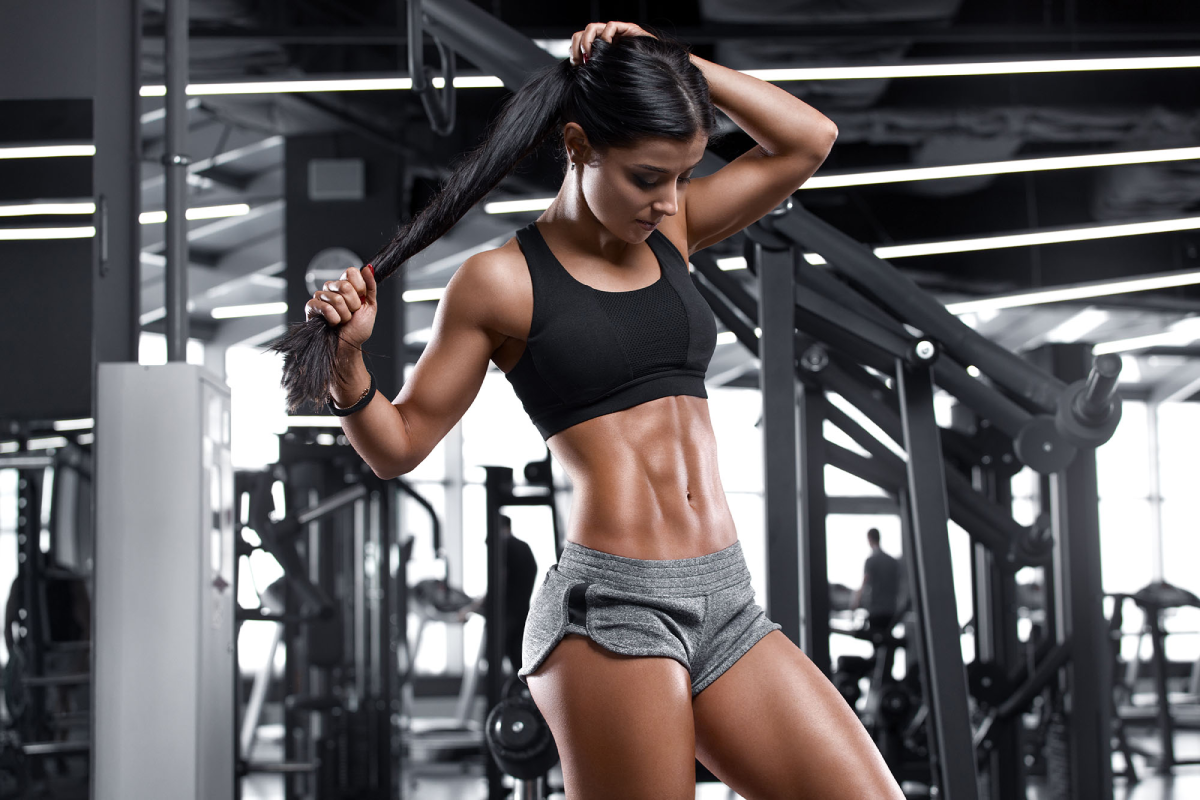
#> input picture test.png, 1200 x 800 px
$ jupyter execute remove_background.ipynb
#> lines starting #> are read from the running program, lines starting #| are printed output that depends on the picture; after the words box and inside, x2 and y2 are one past the last pixel; in counts of white or black regions, pixels touching at a corner belong together
[cell 1]
# == https://stackoverflow.com/questions/29313667/how-do-i-remove-the-background-from-this-kind-of-image

import cv2
import numpy as np
from matplotlib import pyplot as plt

[cell 2]
#== Parameters =======================================================================
BLUR = 21
CANNY_THRESH_1 = 10
CANNY_THRESH_2 = 200
MASK_DILATE_ITER = 10
MASK_ERODE_ITER = 10
MASK_COLOR = (0.0,0.0,1.0) # In BGR format


#== Processing =======================================================================

#-- Read image -----------------------------------------------------------------------
img = cv2.imread('./test.png')
#> img is the input picture: shape (800, 1200, 3); mean B, G, R 96, 93.7, 97.4
gray = cv2.cvtColor(img,cv2.COLOR_BGR2GRAY)

[cell 3]
#-- Edge detection -------------------------------------------------------------------
edges = cv2.Canny(gray, CANNY_THRESH_1, CANNY_THRESH_2)
#> edges: shape (800, 1200); 6.2% white in thin lines or dots
edges = cv2.dilate(edges, None)
#> edges: shape (800, 1200); 18.8% white; 68 white regions, largest, box (x1, y1, x2, y2) and area: (184, 0, 1200, 800) 120553, (932, 266, 1200, 404) 5973, (0, 435, 92, 755) 5166
edges = cv2.erode(edges, None)
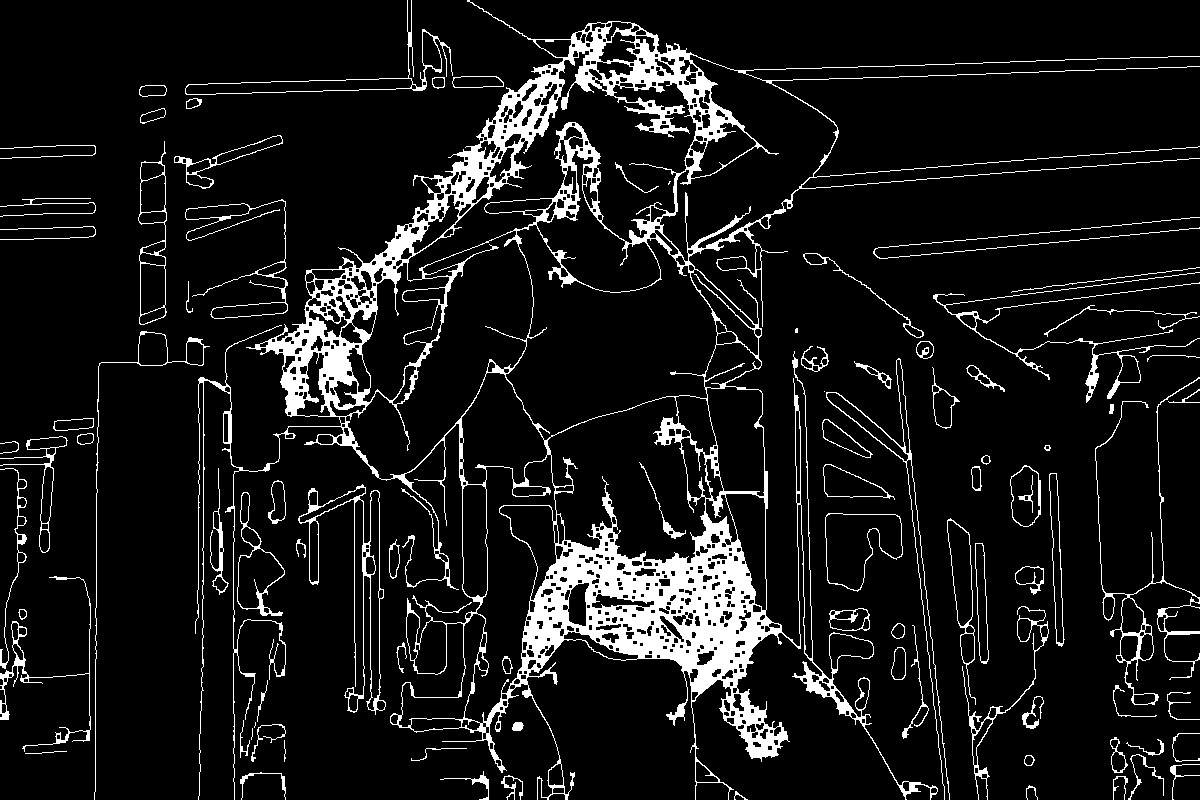
#> edges: shape (800, 1200); 9.4% white; 91 white regions (5 under 20 px)
print(edges)
#> (printed output is left out)

[cell 4]
#-- Find contours in edges, sort by area ---------------------------------------------
contour_info = []
contours, _ = cv2.findContours(edges, cv2.RETR_LIST, cv2.CHAIN_APPROX_NONE)
#> contours = 860 contours, 284 with area under 20; largest, box (x1, y1, x2, y2) and area: (195, 0, 1200, 800) 234404, (505, 224, 718, 441) 25954, (407, 50, 697, 281) 19694, (345, 230, 534, 480) 19072, (547, 396, 707, 564) 17700
for c in contours:
    contour_info.append((
        c,
        cv2.isContourConvex(c),
        cv2.contourArea(c),
    ))
#> after the loop, contour_info = 860 items
contour_info = sorted(contour_info, key=lambda c: c[2], reverse=True)
max_contour = contour_info[0]
#> max_contour = 3 items, first 3: contour of 15513 points, box (x1, y1, x2, y2) (195, 0, 1200, 800), area 234404, False, 234404.5

#-- Create empty mask, draw filled polygon on it corresponding to largest contour ----
# Mask is black, polygon is white
mask = np.zeros(edges.shape)
cv2.fillConvexPoly(mask, max_contour[0], (255))
#> mask: shape (800, 1200) float64; 38.9% white; 1 white region, box (x1, y1, x2, y2) and area: (195, 0, 1200, 800) 373085

[cell 5]
#-- Smooth mask, then blur it --------------------------------------------------------
mask = cv2.dilate(mask, None, iterations=MASK_DILATE_ITER)
#> mask: shape (800, 1200) float64; 46.8% white; 1 white region, box (x1, y1, x2, y2) and area: (185, 0, 1200, 800) 448820
mask = cv2.erode(mask, None, iterations=MASK_ERODE_ITER)
#> mask: shape (800, 1200) float64; 41.2% white; 1 white region, box (x1, y1, x2, y2) and area: (195, 0, 1200, 800) 395830
mask = cv2.GaussianBlur(mask, (BLUR, BLUR), 0)
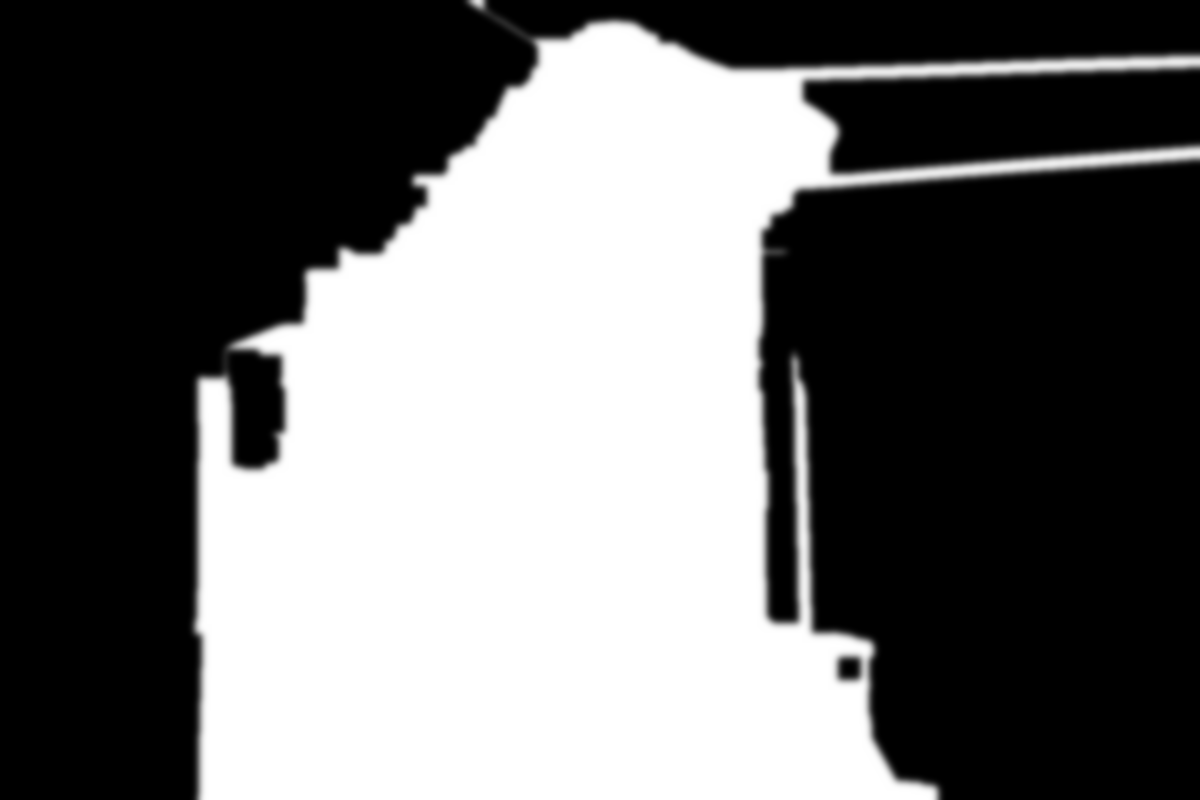
#> mask: shape (800, 1200) float64; min 0, max 255, mean 105.1; drawn with min black and max white

mask_stack = np.dstack([mask]*3)    # Create 3-channel alpha mask

#-- Blend masked img into MASK_COLOR background --------------------------------------
mask_stack  = mask_stack.astype('float32') / 255.0          # Use float matrices,
img         = img.astype('float32') / 255.0                 #  for easy blending

masked = (mask_stack * img) + ((1-mask_stack) * MASK_COLOR) # Blend
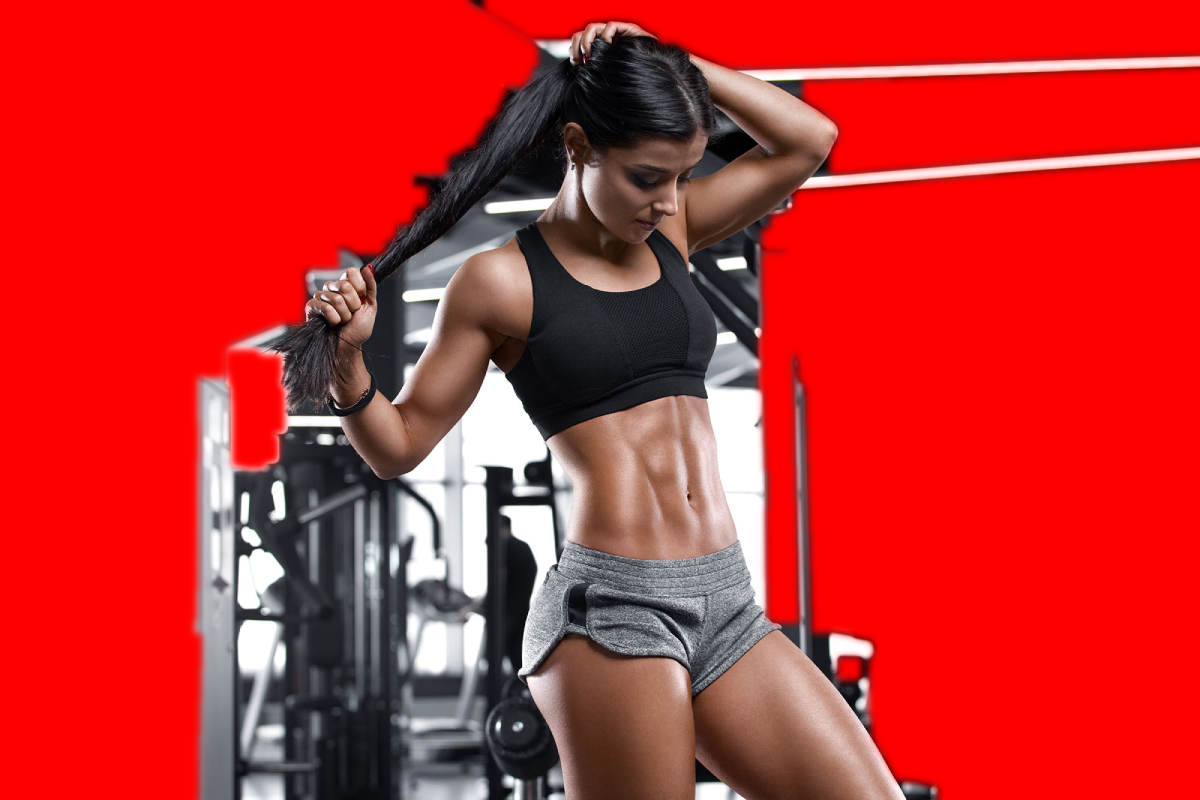
#> masked: shape (800, 1200, 3) float64; mean of channels 0, 1, 2 0.166, 0.169, 0.776; drawn as B, G, R
masked = (masked * 255).astype('uint8')                     # Convert back to 8-bit

plt.imsave('./girl_blue.png', masked)
# split image into channels
c_red, c_green, c_blue = cv2.split(img)

# merge with mask got on one of a previous steps
img_a = cv2.merge((c_red, c_green, c_blue, mask.astype('float32') / 255.0))

# show on screen (optional in jupiter)
#%matplotlib inline
plt.imshow(img_a)
plt.show()

# save to disk
cv2.imwrite('./girl_1.png', img_a*255)

# or the same using plt
plt.imsave('./girl_2.png', img_a)
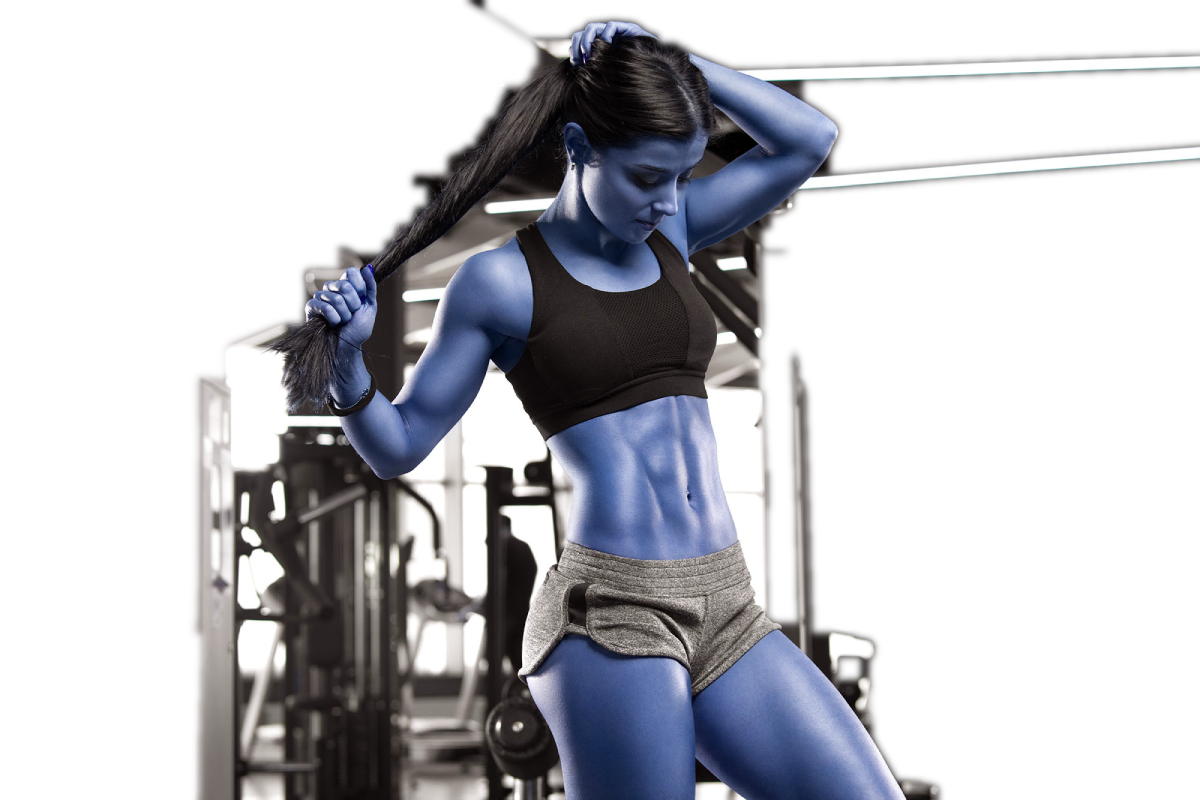
#> saved as girl_2.png: shape (800, 1200, 4); mean R, G, B, A 96, 93.7, 97.4, 105.1; transparent parts drawn white

cv2.imshow('img', masked)                                   # Displays red, saves blue

$ run again, with girl_blue.png copied over test.png
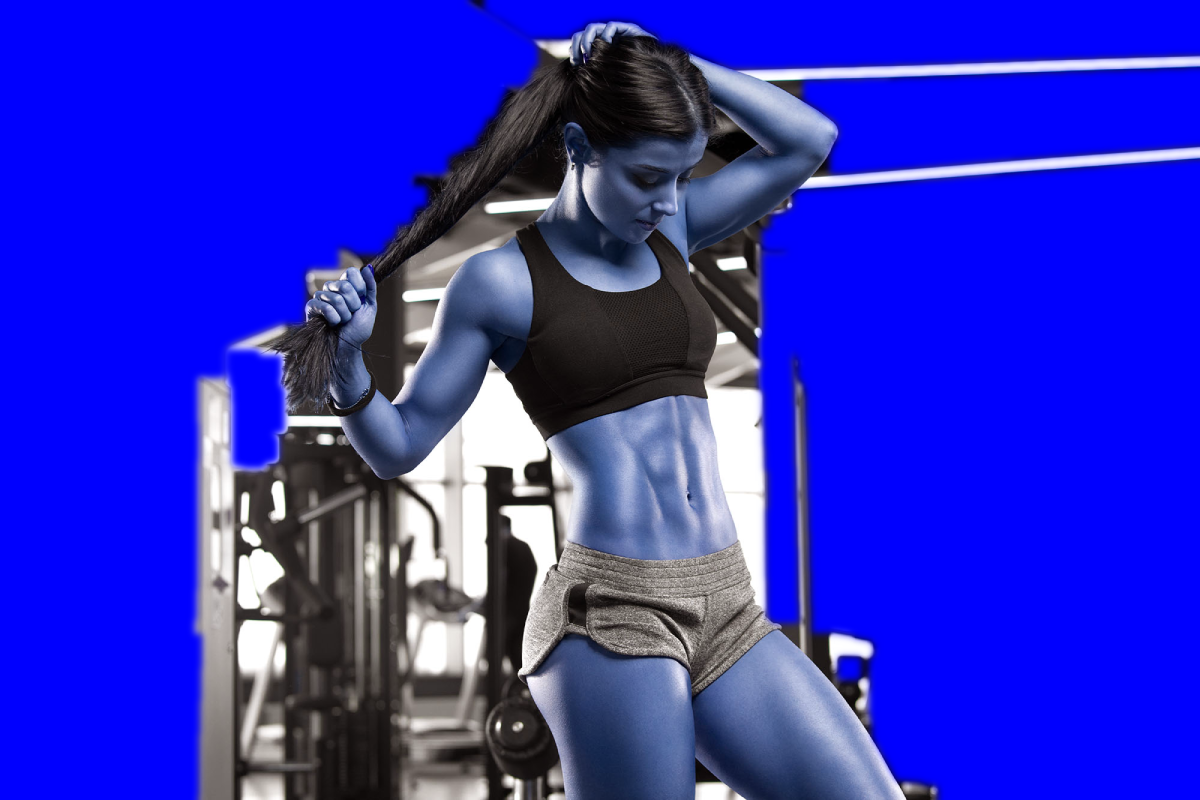
#> input picture girl_blue.png, 1200 x 800 px
#> img is the input picture: shape (800, 1200, 3); mean B, G, R 197.7, 43, 42.4
#> `edges = cv2.erode(edges, None)`:
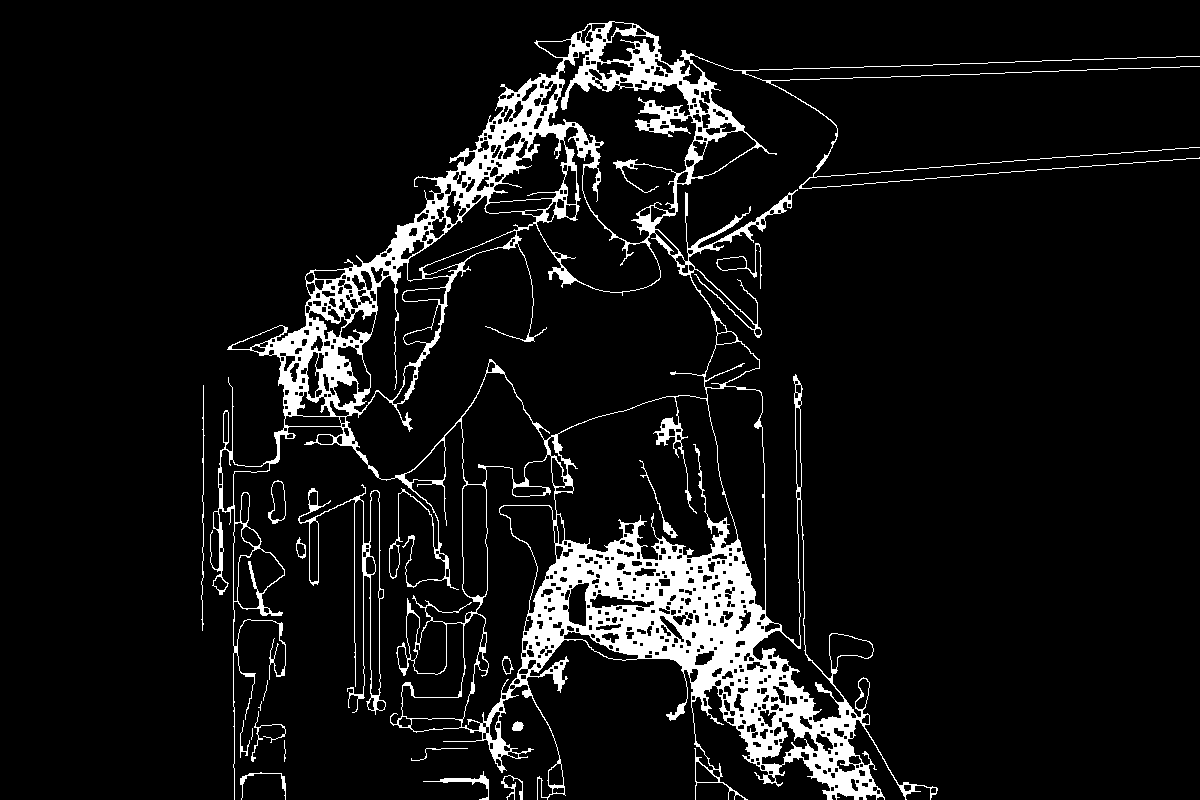
#> edges: shape (800, 1200); 7.9% white; 19 white regions (2 under 20 px)
#> (printed output is left out)
#> contours = 746 contours, 275 with area under 20; largest, box (x1, y1, x2, y2) and area: (210, 21, 1200, 800) 235366, (345, 223, 718, 480) 44055, (554, 395, 738, 561) 21148, (547, 50, 697, 244) 13444, (461, 454, 557, 731) 10433
#> after the loop `for c in contours:`: contour_info = 746 items
#> max_contour = 3 items, first 3: contour of 14539 points, box (x1, y1, x2, y2) (210, 21, 1200, 800), area 235366, False, 235365.5
#> `plt.imsave('./girl_2.png', img_a)`:
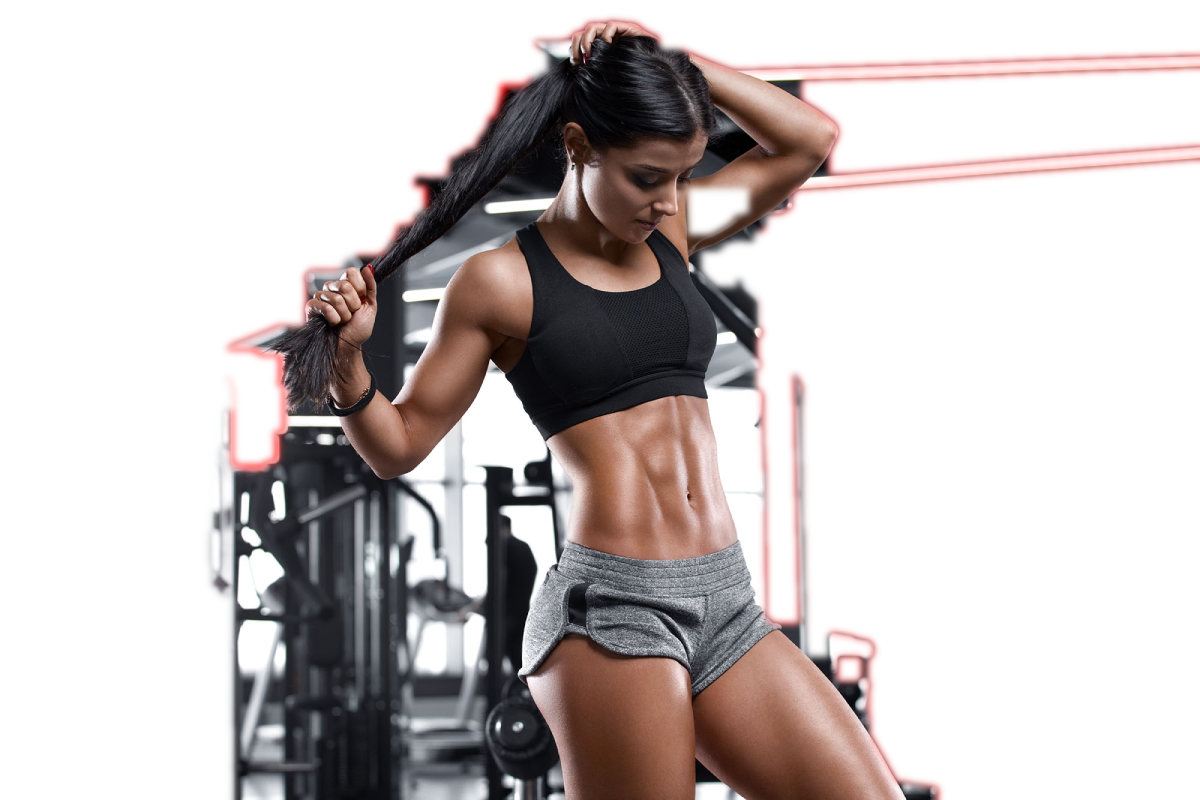
#> saved as girl_2.png: shape (800, 1200, 4); mean R, G, B, A 197.7, 43, 42.4, 99.7; transparent parts drawn white
